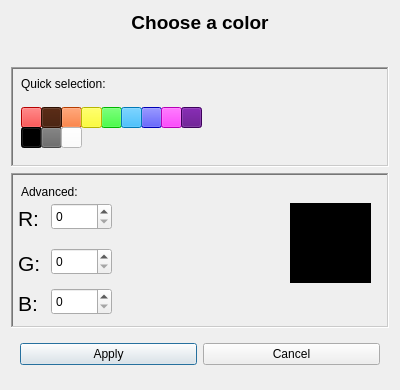
<?xml version="1.0" encoding="UTF-8"?>
<ui version="4.0">
 <class>SimpleColorDialog</class>
 <widget class="QDialog" name="SimpleColorDialog">
  <property name="geometry">
   <rect>
    <x>0</x>
    <y>0</y>
    <width>400</width>
    <height>390</height>
   </rect>
  </property>
  <property name="minimumSize">
   <size>
    <width>400</width>
    <height>390</height>
   </size>
  </property>
  <property name="maximumSize">
   <size>
    <width>400</width>
    <height>391</height>
   </size>
  </property>
  <property name="windowTitle">
   <string>Color selection</string>
  </property>
  <layout class="QGridLayout" name="gridLayout">
   <item row="1" column="1">
    <widget class="QFrame" name="quickSelectionFrame">
     <property name="minimumSize">
      <size>
       <width>0</width>
       <height>100</height>
      </size>
     </property>
     <property name="maximumSize">
      <size>
       <width>16777215</width>
       <height>100</height>
      </size>
     </property>
     <property name="frameShape">
      <enum>QFrame::WinPanel</enum>
     </property>
     <property name="frameShadow">
      <enum>QFrame::Sunken</enum>
     </property>
     <widget class="QLabel" name="quickSelectionLabel">
      <property name="geometry">
       <rect>
        <x>10</x>
        <y>10</y>
        <width>361</width>
        <height>21</height>
       </rect>
      </property>
      <property name="frameShape">
       <enum>QFrame::NoFrame</enum>
      </property>
      <property name="frameShadow">
       <enum>QFrame::Plain</enum>
      </property>
      <property name="text">
       <string>Quick selection:</string>
      </property>
      <property name="alignment">
       <set>Qt::AlignLeading|Qt::AlignLeft|Qt::AlignTop</set>
      </property>
     </widget>
     <widget class="QPushButton" name="redColorButton">
      <property name="geometry">
       <rect>
        <x>10</x>
        <y>40</y>
        <width>21</width>
        <height>21</height>
       </rect>
      </property>
      <property name="focusPolicy">
       <enum>Qt::NoFocus</enum>
      </property>
      <property name="styleSheet">
       <string notr="true">background-color: rgb(255, 0, 0);</string>
      </property>
      <property name="text">
       <string/>
      </property>
     </widget>
     <widget class="QPushButton" name="greenColorButton">
      <property name="geometry">
       <rect>
        <x>90</x>
        <y>40</y>
        <width>21</width>
        <height>21</height>
       </rect>
      </property>
      <property name="focusPolicy">
       <enum>Qt::NoFocus</enum>
      </property>
      <property name="styleSheet">
       <string notr="true">background-color: rgb(0, 255, 0);</string>
      </property>
      <property name="text">
       <string/>
      </property>
     </widget>
     <widget class="QPushButton" name="blueColorButton">
      <property name="geometry">
       <rect>
        <x>130</x>
        <y>40</y>
        <width>21</width>
        <height>21</height>
       </rect>
      </property>
      <property name="focusPolicy">
       <enum>Qt::NoFocus</enum>
      </property>
      <property name="styleSheet">
       <string notr="true">background-color: rgb(0, 0, 255);</string>
      </property>
      <property name="text">
       <string/>
      </property>
     </widget>
     <widget class="QPushButton" name="orangeColorButton">
      <property name="geometry">
       <rect>
        <x>50</x>
        <y>40</y>
        <width>21</width>
        <height>21</height>
       </rect>
      </property>
      <property name="focusPolicy">
       <enum>Qt::NoFocus</enum>
      </property>
      <property name="styleSheet">
       <string notr="true">background-color: rgb(255, 85, 0);</string>
      </property>
      <property name="text">
       <string/>
      </property>
     </widget>
     <widget class="QPushButton" name="yellowColorButton">
      <property name="geometry">
       <rect>
        <x>70</x>
        <y>40</y>
        <width>21</width>
        <height>21</height>
       </rect>
      </property>
      <property name="focusPolicy">
       <enum>Qt::NoFocus</enum>
      </property>
      <property name="styleSheet">
       <string notr="true">background-color: rgb(255, 255, 0);</string>
      </property>
      <property name="text">
       <string/>
      </property>
     </widget>
     <widget class="QPushButton" name="lightBlueColorButton">
      <property name="geometry">
       <rect>
        <x>110</x>
        <y>40</y>
        <width>21</width>
        <height>21</height>
       </rect>
      </property>
      <property name="focusPolicy">
       <enum>Qt::NoFocus</enum>
      </property>
      <property name="styleSheet">
       <string notr="true">background-color: rgb(0, 170, 255);</string>
      </property>
      <property name="text">
       <string/>
      </property>
     </widget>
     <widget class="QPushButton" name="pinkColorButton">
      <property name="geometry">
       <rect>
        <x>150</x>
        <y>40</y>
        <width>21</width>
        <height>21</height>
       </rect>
      </property>
      <property name="focusPolicy">
       <enum>Qt::NoFocus</enum>
      </property>
      <property name="styleSheet">
       <string notr="true">background-color: rgb(255, 0, 255);</string>
      </property>
      <property name="text">
       <string/>
      </property>
     </widget>
     <widget class="QPushButton" name="purpleColorButton">
      <property name="geometry">
       <rect>
        <x>170</x>
        <y>40</y>
        <width>21</width>
        <height>21</height>
       </rect>
      </property>
      <property name="focusPolicy">
       <enum>Qt::NoFocus</enum>
      </property>
      <property name="styleSheet">
       <string notr="true">background-color: rgb(85, 0, 127);</string>
      </property>
      <property name="text">
       <string/>
      </property>
     </widget>
     <widget class="QPushButton" name="blackColorButton">
      <property name="geometry">
       <rect>
        <x>10</x>
        <y>60</y>
        <width>21</width>
        <height>21</height>
       </rect>
      </property>
      <property name="focusPolicy">
       <enum>Qt::NoFocus</enum>
      </property>
      <property name="styleSheet">
       <string notr="true">background-color: rgb(0, 0, 0);</string>
      </property>
      <property name="text">
       <string/>
      </property>
     </widget>
     <widget class="QPushButton" name="grayColorButton">
      <property name="geometry">
       <rect>
        <x>30</x>
        <y>60</y>
        <width>21</width>
        <height>21</height>
       </rect>
      </property>
      <property name="focusPolicy">
       <enum>Qt::NoFocus</enum>
      </property>
      <property name="styleSheet">
       <string notr="true">background-color: rgb(100, 100, 100);</string>
      </property>
      <property name="text">
       <string/>
      </property>
     </widget>
     <widget class="QPushButton" name="whiteColorButton">
      <property name="geometry">
       <rect>
        <x>50</x>
        <y>60</y>
        <width>21</width>
        <height>21</height>
       </rect>
      </property>
      <property name="focusPolicy">
       <enum>Qt::NoFocus</enum>
      </property>
      <property name="styleSheet">
       <string notr="true">background-color: rgb(255, 255, 255);</string>
      </property>
      <property name="text">
       <string/>
      </property>
     </widget>
     <widget class="QPushButton" name="brownColorButton">
      <property name="geometry">
       <rect>
        <x>30</x>
        <y>40</y>
        <width>21</width>
        <height>21</height>
       </rect>
      </property>
      <property name="focusPolicy">
       <enum>Qt::NoFocus</enum>
      </property>
      <property name="styleSheet">
       <string notr="true">background-color: rgb(62, 20, 0);</string>
      </property>
      <property name="text">
       <string/>
      </property>
     </widget>
    </widget>
   </item>
   <item row="0" column="1">
    <widget class="QLabel" name="titleLabel">
     <property name="minimumSize">
      <size>
       <width>0</width>
       <height>50</height>
      </size>
     </property>
     <property name="maximumSize">
      <size>
       <width>16777215</width>
       <height>50</height>
      </size>
     </property>
     <property name="font">
      <font>
       <pointsize>14</pointsize>
       <weight>75</weight>
       <bold>true</bold>
      </font>
     </property>
     <property name="text">
      <string>Choose a color</string>
     </property>
     <property name="alignment">
      <set>Qt::AlignHCenter|Qt::AlignTop</set>
     </property>
    </widget>
   </item>
   <item row="4" column="1">
    <widget class="QFrame" name="advancedFrame">
     <property name="minimumSize">
      <size>
       <width>0</width>
       <height>155</height>
      </size>
     </property>
     <property name="maximumSize">
      <size>
       <width>16777215</width>
       <height>155</height>
      </size>
     </property>
     <property name="frameShape">
      <enum>QFrame::WinPanel</enum>
     </property>
     <property name="frameShadow">
      <enum>QFrame::Sunken</enum>
     </property>
     <widget class="QLabel" name="advancedLabel">
      <property name="geometry">
       <rect>
        <x>10</x>
        <y>10</y>
        <width>361</width>
        <height>18</height>
       </rect>
      </property>
      <property name="text">
       <string>Advanced:</string>
      </property>
     </widget>
     <widget class="QSpinBox" name="redBox">
      <property name="geometry">
       <rect>
        <x>40</x>
        <y>30</y>
        <width>61</width>
        <height>27</height>
       </rect>
      </property>
      <property name="maximum">
       <number>255</number>
      </property>
     </widget>
     <widget class="QLabel" name="redLabel">
      <property name="geometry">
       <rect>
        <x>7</x>
        <y>30</y>
        <width>30</width>
        <height>30</height>
       </rect>
      </property>
      <property name="font">
       <font>
        <pointsize>16</pointsize>
       </font>
      </property>
      <property name="text">
       <string notr="true">R:</string>
      </property>
      <property name="alignment">
       <set>Qt::AlignLeading|Qt::AlignLeft|Qt::AlignVCenter</set>
      </property>
     </widget>
     <widget class="QSpinBox" name="greenBox">
      <property name="geometry">
       <rect>
        <x>40</x>
        <y>75</y>
        <width>61</width>
        <height>27</height>
       </rect>
      </property>
      <property name="maximum">
       <number>255</number>
      </property>
     </widget>
     <widget class="QSpinBox" name="blueBox">
      <property name="geometry">
       <rect>
        <x>40</x>
        <y>115</y>
        <width>61</width>
        <height>27</height>
       </rect>
      </property>
      <property name="maximum">
       <number>255</number>
      </property>
     </widget>
     <widget class="QFrame" name="colorFrame">
      <property name="geometry">
       <rect>
        <x>279</x>
        <y>30</y>
        <width>81</width>
        <height>80</height>
       </rect>
      </property>
      <property name="styleSheet">
       <string notr="true">background-color: rgb(0, 0, 0);</string>
      </property>
      <property name="frameShape">
       <enum>QFrame::WinPanel</enum>
      </property>
      <property name="frameShadow">
       <enum>QFrame::Raised</enum>
      </property>
     </widget>
     <widget class="QLabel" name="greenLabel">
      <property name="geometry">
       <rect>
        <x>7</x>
        <y>75</y>
        <width>30</width>
        <height>30</height>
       </rect>
      </property>
      <property name="font">
       <font>
        <pointsize>16</pointsize>
       </font>
      </property>
      <property name="text">
       <string notr="true">G:</string>
      </property>
     </widget>
     <widget class="QLabel" name="blueLabel">
      <property name="geometry">
       <rect>
        <x>7</x>
        <y>115</y>
        <width>30</width>
        <height>30</height>
       </rect>
      </property>
      <property name="font">
       <font>
        <pointsize>16</pointsize>
       </font>
      </property>
      <property name="text">
       <string notr="true">B:</string>
      </property>
     </widget>
    </widget>
   </item>
   <item row="5" column="1">
    <widget class="QFrame" name="buttonFrame">
     <property name="sizePolicy">
      <sizepolicy hsizetype="Preferred" vsizetype="Fixed">
       <horstretch>0</horstretch>
       <verstretch>0</verstretch>
      </sizepolicy>
     </property>
     <property name="minimumSize">
      <size>
       <width>0</width>
       <height>50</height>
      </size>
     </property>
     <property name="maximumSize">
      <size>
       <width>16777215</width>
       <height>50</height>
      </size>
     </property>
     <property name="frameShape">
      <enum>QFrame::NoFrame</enum>
     </property>
     <property name="frameShadow">
      <enum>QFrame::Plain</enum>
     </property>
     <layout class="QHBoxLayout" name="horizontalLayout">
      <item>
       <widget class="QPushButton" name="applyButton">
        <property name="focusPolicy">
         <enum>Qt::StrongFocus</enum>
        </property>
        <property name="text">
         <string>Apply</string>
        </property>
       </widget>
      </item>
      <item>
       <widget class="QPushButton" name="cancelButton">
        <property name="focusPolicy">
         <enum>Qt::StrongFocus</enum>
        </property>
        <property name="text">
         <string>Cancel</string>
        </property>
       </widget>
      </item>
     </layout>
    </widget>
   </item>
  </layout>
 </widget>
 <resources/>
 <connections/>
</ui>
